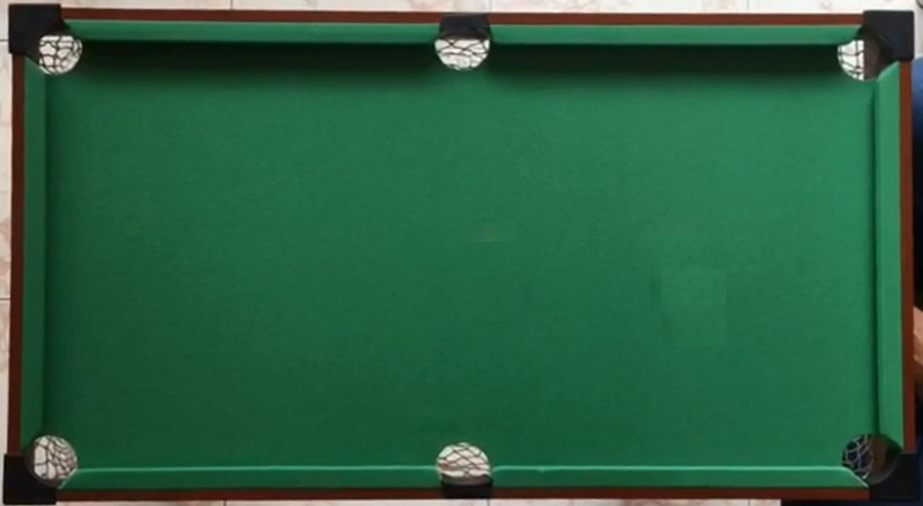
#> input picture baseBillar.png, 923 x 506 px
$ python example-video-stabilizer.py   (older library calls are emulated)
#> lines starting #> are read from the running program, lines starting #| are printed output that depends on the picture; pictures that were not available may be replaced by others from this repository, and a replacement may not be noted
### visionPC/projectivity.py
#!/usr/bin/env python3
# -*- coding: utf-8 -*-
"""
This class contains all of the methods that I have developed for mi computer vision course

Created on Wed Sep 13 18:07:14 2017
@author: jolumartinez
"""

# Imports

import cv2
import numpy as np
import os.path
#import serial
import math
from scipy.interpolate import interp1d
from time import time


puntos_click = list()
# ================================================================
# [8 lines left out: function click_and_count, not called in this run]

# +=================================================================================================
class ProyectividadOpenCV():
    """
    Esta es una clase para solucionar problemas con homografias
    """
    # Atributos de la clase
    error_reproyeccion = 4
    #--------------------------------------------------------------------------
    def __init__(self):
        """Inicializador del objeto miembro de la clase"""


    #--------------------------------------------------------------------------
    # [34 lines left out: function coser_imagenes, not called in this run]

    #--------------------------------------------------------------------------
    def estabilizador_imagen(self, imagen_base, imagen_a_estabilizar, radio = 0.75, error_reproyeccion = 4.0, coincidencias = False):
        """Esta clase devuelve una secuencia de imágenes tomadas de la cámara estabilizada con respecto a la primera imagen"""

        # Se obtienen los puntos deinterés

        (kpsBase, featuresBase) = self.obtener_puntos_interes(imagen_base)
        (kpsAdicional, featuresAdicional) = self.obtener_puntos_interes(imagen_a_estabilizar)
        # Se buscan las coincidencias

        M = self.encontrar_coincidencias(imagen_base, imagen_a_estabilizar, kpsBase, kpsAdicional, featuresBase, featuresAdicional, radio)

        if M is None:
            print("pocas coincidencias")
            return None

        if len(M) > 4:
            # construct the two sets of points

#            M2 = cv2.getPerspectiveTransform(ptsA,ptsB)
            (H, status) = self.encontrar_H_RANSAC_Estable(M, kpsBase, kpsAdicional, error_reproyeccion)
            estabilizada = cv2.warpPerspective(imagen_base,H,(imagen_base.shape[1],imagen_base.shape[0]))
            return estabilizada
        print("sin coincidencias")
        return None


    #--------------------------------------------------------------------------
    def obtener_puntos_interes(self, imagen):
        """Se obtienen los puntos de interes cn SIFT"""

        descriptor = cv2.xfeatures2d.SIFT_create()
        (kps, features) = descriptor.detectAndCompute(imagen, None)

        return kps, features

    #--------------------------------------------------------------------------
    def encontrar_coincidencias(self, img1, img2, kpsA, kpsB, featuresA, featuresB, ratio):
        """Metodo para estimar la homografia"""

        matcher = cv2.DescriptorMatcher_create("BruteForce")
        rawMatches = matcher.knnMatch(featuresA, featuresB, 2)
        matches = []
#
#        # loop over the raw matches
        for m in rawMatches:
#            # ensure the distance is within a certain ratio of each
#            # other (i.e. Lowe's ratio test)
            if len(m) == 2 and m[0].distance < m[1].distance * ratio:
                matches.append((m[0].trainIdx, m[0].queryIdx))

#        print (matches)
        return matches

    #--------------------------------------------------------------------------
    # [17 lines left out: function encontrar_H_RANSAC, not called in this run]


    #--------------------------------------------------------------------------
    def encontrar_H_RANSAC_Estable(self, matches, kpsA, kpsB, reprojThresh):
        """Metodo para aplicar una H a una imagen y obtener la proyectividad"""

        if len(matches) > 4:
            # construct the two sets of points
            ptsA = np.float32([kpsA[i].pt for (_, i) in matches])
            ptsB = np.float32([kpsB[i].pt for (i, _) in matches])

            # compute the homography between the two sets of points
            (H, status) = cv2.findHomography(ptsA, ptsB, cv2.RANSAC, reprojThresh)

            return (H, status)

        return None

    # [505 lines left out: functions dibujar_coincidencias, encontrar_H_marcas, estabilizar_desde_marcas, estabilizar_desde_centroides_marcas, inicializar_marcas, cinematica_inversa and 5 more, not called in this run]

#===========================================================================
def main():
    """Computer Vision Class"""
    print("Computer Vision Class by Jorge Martinez")

#===========================================================================
# [2 lines that do not run on import are left out]


### example-video-stabilizer.py
# -*- coding: utf-8 -*-
"""
Created on Fri March 14:1:30 2020

@author: jolumartinez
"""

import cv2
from visionPC import projectivity as prm

cap = cv2.VideoCapture('billarVideo.mp4')

img_base = cv2.imread("baseBillar.png")
#> img_base is the input picture: shape (506, 923, 3); mean B, G, R 65.5, 95.2, 43.5
img_base = cv2.resize(img_base, (900, 500), interpolation = cv2.INTER_LINEAR)
#> img_base: shape (500, 900, 3)
fourcc = cv2.VideoWriter_fourcc(*'XVID')
out = cv2.VideoWriter('output.mp4',fourcc, 20.0, (900,500))

estabilizador = prm.ProyectividadOpenCV()

while(True):
    # Capture frame-by-frame
    ret, frame = cap.read()
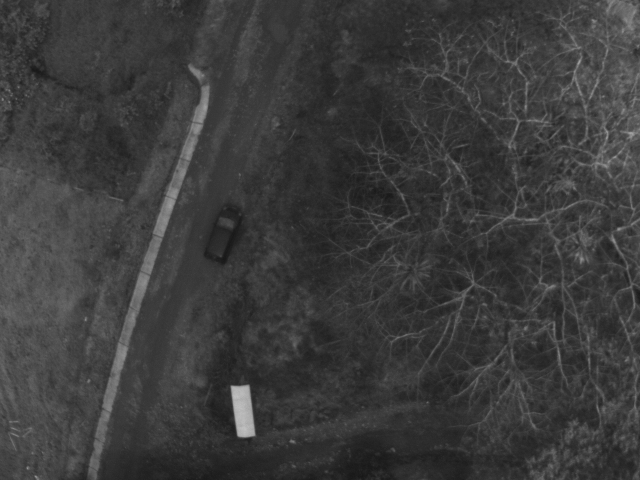
#> input picture imagenes4/img_GRE.TIF, 1280 x 960 px, given in place of billarVideo.mp4, which was not available (shown at 1/2 size)
#> frame is the input picture: shape (960, 1280, 3); min 21, max 203, mean 59.7
    frame = cv2.resize(frame, (900, 500), interpolation = cv2.INTER_LINEAR)
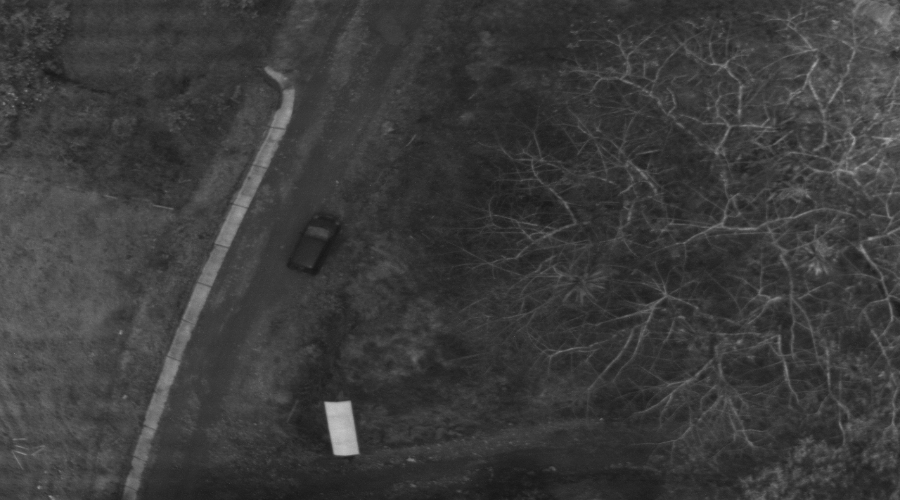
#> frame: shape (500, 900, 3); min 22, max 195, mean 59.6
    estabilizada = estabilizador.estabilizador_imagen(frame,img_base)
#> in obtener_puntos_interes, `(kps, features) = descriptor.detectAndCompute(imagen, None)`: kps = 740 keypoints; strongest (x, y, size): (870, 238, 2.9), (814, 65, 3), (283, 117, 12.4), (39, 487, 2.2)
#> in estabilizador_imagen, `(kpsBase, featuresBase) = self.obtener_puntos_interes(imagen_base)`: kpsBase has the same summary as kps in obtener_puntos_interes
#> in obtener_puntos_interes (call 2), `(kps, features) = descriptor.detectAndCompute(imagen, None)`: kps = 355 keypoints; strongest (x, y, size): (831, 55, 17.8), (452, 54, 23), (57, 53, 24.6), (839, 43, 4.3)
#> in estabilizador_imagen, `(kpsAdicional, featuresAdicional) = self.obtener_puntos_interes(imagen..`:
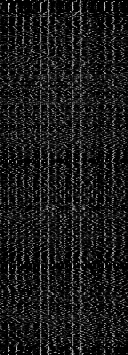
#> featuresAdicional: shape (355, 128) float32; min 0, max 211, mean 26.1
#> in estabilizador_imagen, `(kpsAdicional, featuresAdicional) = self.obtener_puntos_interes(imagen..`: kpsAdicional has the same summary as kps in obtener_puntos_interes
#> in encontrar_coincidencias, `rawMatches = matcher.knnMatch(featuresA, featuresB, 2)`: rawMatches = 740 matches
#> after the loop in encontrar_coincidencias, `for m in rawMatches:`: matches = [(264, 32), (264, 49), (265, 50), (264, 55), (264, 162), (265, 453), (264, 454), (340, 457)]
#> in estabilizador_imagen, `M = self.encontrar_coincidencias(imagen_base, imagen_a_estabilizar, kp..`: M has the same summary as matches in encontrar_coincidencias
#> in encontrar_H_RANSAC_Estable, `ptsA = np.float32([kpsA[i].pt for (_, i) in matches])`: ptsA = [[167.3, 377.4], [199.5, 295.8], [199.5, 295.8], [210.6, 270.4], [608.1, 366.5], [804.8, 213], [804.8, 213], [805, 38.93]]
#> in encontrar_H_RANSAC_Estable, `ptsB = np.float32([kpsB[i].pt for (i, _) in matches])`: ptsB = [[528.3, 462.6], [528.3, 462.6], [528.3, 462.6], [528.3, 462.6], [528.3, 462.6], [528.3, 462.6], [528.3, 462.6], [847.6, 460.8]]
#> in encontrar_H_RANSAC_Estable, `(H, status) = cv2.findHomography(ptsA, ptsB, cv2.RANSAC, reprojThresh)`: status = [0, 0, 0, 0, 0, 0, 0, 0]
#> (the run stopped early here; a loop or call above may not have finished)
